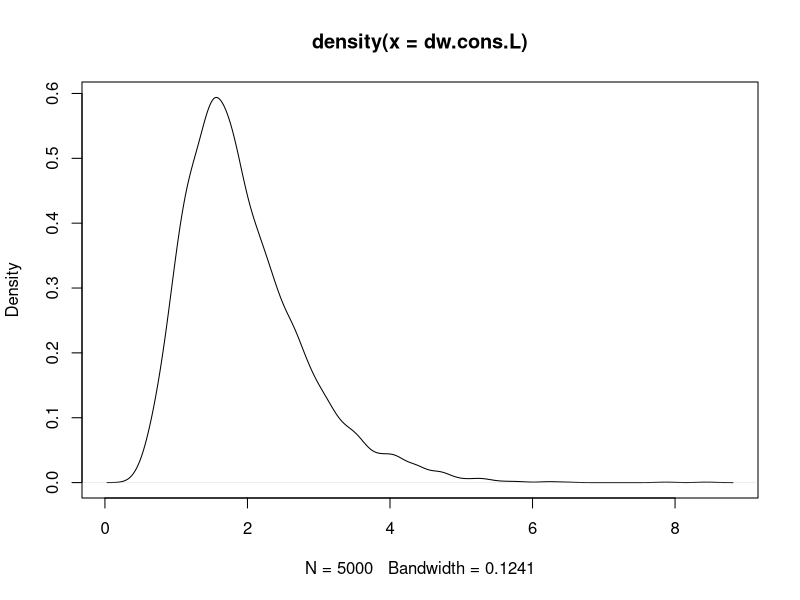
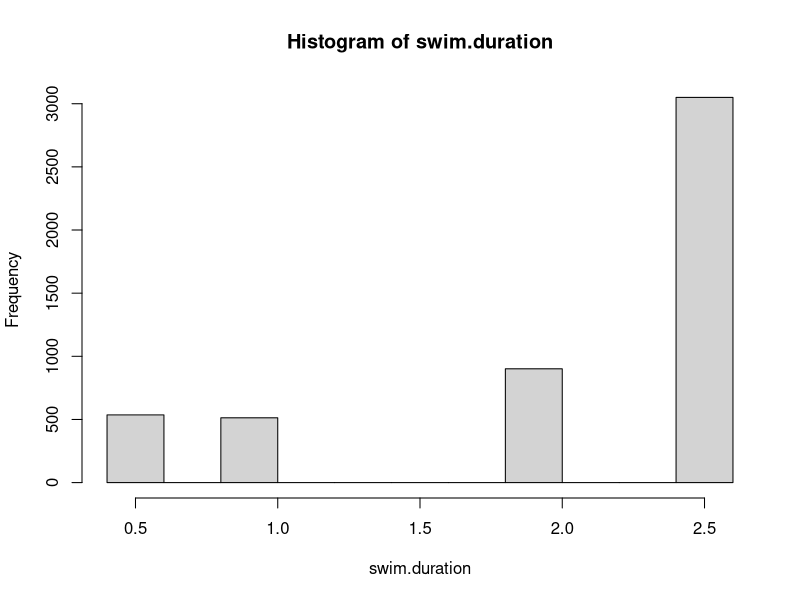
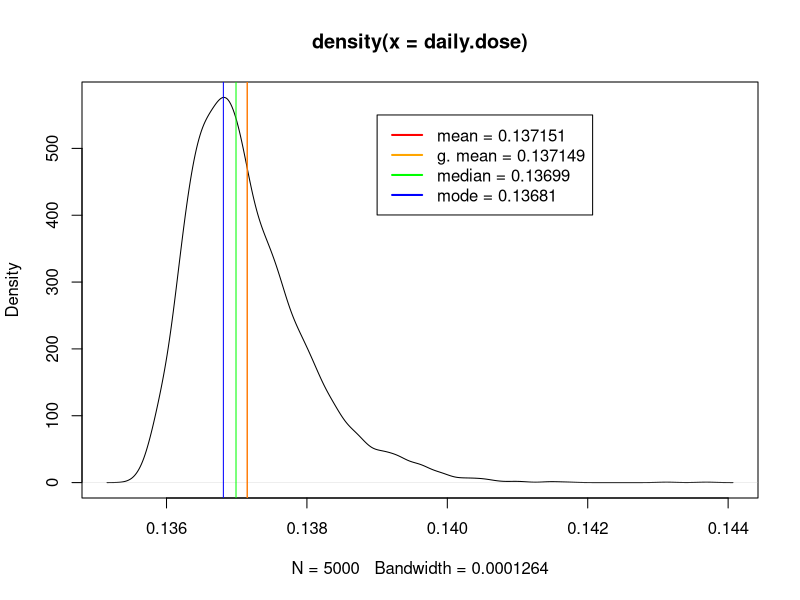
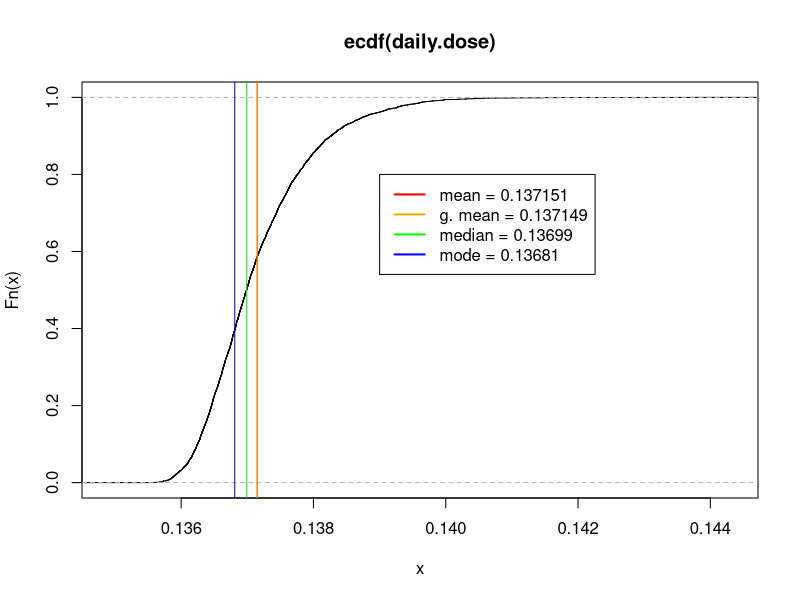

Reproduce these figures in R, in order.
## ---- chunk 1
# Set knitr options for use when rendering this document.
library("knitr")
opts_chunk$set(cache=TRUE, message=FALSE)
## ---- chunk 2
# Define variables provided in the example for three exposure types.

# Shellfish consumption
sf.viral.load <- 1
sf.cons.g <- 9e-4 * 150  # 9e-4 days/year * 150 g/day

# Drinking water consumption
dw.viral.load <- 0.001

# Surface water consumption while swimming
sw.viral.load <- 0.1
sw.daily.IR <- 50               # Ingestion rate in mL of surface water
sw.frequency <- 7               # Exposure frequency of 7 swims per year
## ---- chunk 3
# Generate 5000 random values from a log-normal distribution to estimate 
# exposure from consumption of drinking water (ml/day). Divide by 1000 
# mL/L to get consumption in liters/day.  Values for meanlog and sdlog 
# are from the QMRA textbook (Haas, 2014), page 216, Table 6.30.
set.seed(1)
dw.cons.L <- rlnorm(5000, meanlog = 7.49, sdlog = 0.407) / 1000

# Plot the kernal density curve of the generated values just as a check.
plot(density(dw.cons.L))

# Sample 5000 times from a discrete distribution of swim duration with 
# assigned probabilities of each outcome. These values are hypothetical 
# and are not found in the text, but are defined here to provide an 
# example of sampling from a discrete distribution.
set.seed(1)
swim.duration <- sample(x = c(0.5, 1, 2, 2.6), 5000, replace = TRUE, 
                        prob = c(0.1, 0.1, 0.2, 0.6))

# Create a simple histogram of our distribution as a check.
hist(swim.duration)
## ---- chunk 4
# Define a function to calculate microbial exposure risk.
Risk.fcn <- function(sf.vl, sf.cons.g, dw.cons.L, dw.vl, sw.vl, 
                     sw.daily.IR, sw.duration, sw.frequency) {
    ((sf.vl * sf.cons.g) + (dw.cons.L * dw.vl) + 
         ((sw.vl * (sw.daily.IR * sw.duration * sw.frequency)) / 365 / 1000))
}

# Compute 5000 simulated daily dose results and store as a vector.
daily.dose <- sapply(1:5000, 
                     function(i) Risk.fcn(dw.cons.L = dw.cons.L[i], 
                                          sw.duration = swim.duration[i], 
                                          sf.vl = sf.viral.load, 
                                          dw.vl = dw.viral.load, 
                                          sf.cons.g = sf.cons.g, 
                                          sw.vl = sw.viral.load, 
                                          sw.daily.IR = sw.daily.IR, 
                                          sw.frequency = sw.frequency))
## ---- chunk 5
# Set display options for use with the print() function.
options(digits=3)

# Print the geometric mean of the vector of simulated daily dose results.
print(format(exp(mean(log(daily.dose))), scientific = TRUE))
## ---- chunk 6
# Calculate kernel density estimates.
dens <- density(daily.dose)
dens
## ---- chunk 7
# Calculate measures of central tendency.
meas <- data.frame(
    measure = c("mean", "g. mean", "median", "mode"),
    value = round(c(
        mean(daily.dose), exp(mean(log(daily.dose))),
        median(daily.dose), dens$x[which.max(dens$y)]
    ), 6),
    color = c("red", "orange", "green", "blue"),
    stringsAsFactors = FALSE
)

# Set display options for use with the print() function.
options(digits=6)

# Print measures of central tendency.
print(meas[1:2])
## ---- chunk 8
# Contruct text labels by combining each measure with its value.
meas$label <- sapply(1:nrow(meas), function(x) 
    paste(meas$measure[x], as.character(meas$value[x]), sep = ' = '))

# Add lines for measures of central tendency and a legend to a plot.
add_lines_and_legend <- function(meas, x.pos = 0, y.pos = 0, cex = 1) {
    n <- nrow(meas)
    
    # Plot measures of central tendency as vertical lines.
    res <- sapply(1:n, function(x) 
        abline(v = meas$value[x], col = meas$color[x]))
    
    # Add a legend to the plot.
    legend(x.pos, y.pos, meas$label, col = meas$color, 
           cex = cex, lty = rep(1, n), lwd = rep(2, n))
}

# Plot the kernel density estimates.
plot(dens)

# Add lines for measures of central tendency and a legend.
add_lines_and_legend(meas, 0.139, 550)
## ---- chunk 9
# Plot the empirical cumulative distribution for the exposure estimates.
plot(ecdf(daily.dose))

# Add lines for measures of central tendency and a legend.
add_lines_and_legend(meas, 0.139, 0.8)
